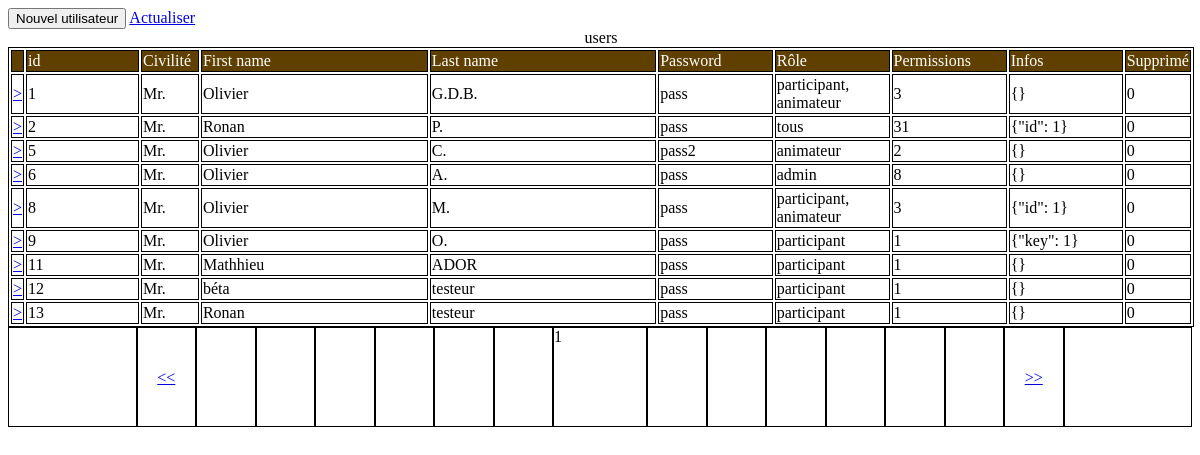
The page /users.php on the database its author committed.
### tables this page shows
CREATE TABLE IF NOT EXISTS `users` (
  `id` mediumint NOT NULL AUTO_INCREMENT,
  `greetings` varchar(20) DEFAULT NULL,
  `firstName` varchar(64) NOT NULL,
  `lastName` varchar(64) NOT NULL,
  `password` varchar(128) NOT NULL,
  `role` varchar(64) NOT NULL DEFAULT 'admin',
  `permissions` smallint NOT NULL DEFAULT '1',
  `infos` json DEFAULT NULL,
  `suppressed` tinyint(1) NOT NULL DEFAULT '0',
  PRIMARY KEY (`id`),
  UNIQUE KEY `name` (`firstName`,`lastName`)
);

### users.php (the view, shortened to what this page needs)
<!DOCTYPE html>
<html>
	<head>
	</head>
	<body>
		<button onclick="toggle('newRecord', 'hidden')">
			Nouvel utilisateur
		</button>
<?php
	if (array_key_exists('option', $_GET)) {
		$option = $_GET['option'];
	} else {
		$option = "";
	    }
	if (array_key_exists('num_page', $_GET)) {
		$num_page = $_GET['num_page'];
	} else {
		$num_page = "1";
	    }
	if (array_key_exists('lines_per_page', $_GET)) {
		$lines_per_page = $_GET['lines_per_page'];
	} else {
		$lines_per_page = "10";
	}
	?><a href="users.php?option=<?php echo $option?>&num_page=<?php echo $num_page?>&lines_per_page=<?php echo $lines_per_page?>">Actualiser</a>
	</form><?php
	$mac = get_cfg_var("MySQL_machine_name");
	$db = get_cfg_var("MySQL_database_name");
	$user = get_cfg_var("MySQL_user_name_admin");
	$pass = get_cfg_var("MySQL_password_admin");
	$cnx = new mysqli($mac, $user, $pass, $db);
		$sql = "SELECT COUNT(*) FROM users";
		if ($query = $cnx->query($sql)) {
			$result = $query->fetch_row();
			$nbr_pages = ($result[0] - $result[0] % $lines_per_page) / $lines_per_page + 1;
			if ($option == "last") {
				$skip_lines = ($nbr_pages-1) * $lines_per_page;
				$num_page = $nbr_pages;
			} else if ($option == "first") {
				$skip_lines = 0;
				$num_page = 1;
			} else {
				$skip_lines = (($num_page-1) * $lines_per_page);
			}
			$sql = "SELECT id, greetings, firstName, lastName, password, role, permissions, infos, suppressed FROM users" . " LIMIT " . strval($lines_per_page) . " OFFSET " . strval($skip_lines);
			if ($result = $cnx->query($sql)) {
				if ($result->num_rows > 0) {?>		<table>
								<caption>
									users
								</caption>
								<thead>
									<tr>
					<td>&nbsp;</td>
					<td style="width:10%">id</td>
					<td style="width:5%">Civilité</td>
					<td style="width:20%">First name</td>
					<td style="width:20%">Last name</td>
					<td style="width:10%">Password</td>
					<td style="width:10%">Rôle</td>
					<td style="width:10%">Permissions</td>
					<td style="width:10%">Infos</td>
					<td style="width:10%">Supprimé</td>
									</tr>
								</thead>
								<tbody>
					<?php
					$num_line = 1;
					while($row = $result->fetch_assoc()) {
						?><tr>
						<td><a href="#" onclick="toggle('record<?php echo $num_line?>', 'hidden')">&gt;</a></td>
						<td><?php echo htmlspecialchars($row['id']) ?></td>
						<td><?php echo htmlspecialchars($row['greetings']) ?></td>
						<td><?php echo htmlspecialchars($row['firstName']) ?></td>
						<td><?php echo htmlspecialchars($row['lastName']) ?></td>
						<td><?php echo htmlspecialchars($row['password']) ?></td>
						<td><?php echo htmlspecialchars($row['role']) ?></td>
						<td><?php echo htmlspecialchars($row['permissions']) ?></td>
						<td><?php echo htmlspecialchars($row['infos']) ?></td>
						<td><?php echo htmlspecialchars($row['suppressed']) ?></td>
						</tr>
						</form></td></tr><?php
						++$num_line;
						}
					?>			</tbody>
							</table>
				<?php
				}
			}
		}
		?>
		<div style="display:inline-flex;height:100px;width:100%"><div style="width:11%;border:1px solid black"></div><div style="width:5%;border:1px solid black"><div style="line-height:100px;height:100px;text-align:center"><a href="users.php?option=first&lines_per_page=<?php echo $lines_per_page?>">&lt;&lt;</a></div></div><div style="width:5%;border:1px solid black"></div><div style="width:5%;border:1px solid black"></div><div style="width:5%;border:1px solid black"></div><div style="width:5%;border:1px solid black"></div><div style="width:5%;border:1px solid black"></div><div style="width:5%;border:1px solid black"></div><div style="width:8%;border:1px solid black"><?php echo $num_page ?></div><div style="width:5%;border:1px solid black"></div><div style="width:5%;border:1px solid black"></div><div style="width:5%;border:1px solid black"></div><div style="width:5%;border:1px solid black"></div><div style="width:5%;border:1px solid black"></div><div style="width:5%;border:1px solid black"></div><div style="width:5%;border:1px solid black"><div style="line-height:100px;height:100px;text-align:center"><a href="users.php?option=last&lines_per_page=<?php echo $lines_per_page?>">&gt;&gt;</a></div></div><div style="width:11%;border:1px solid black"></div></div>
			</body>
		</html>

### users.php (style rules this page uses)
table { box-sizing: content-box; width: 100%; border: 1px solid black; }
th, thead { background-color: #604000; color: white; }
td { border: 1px solid black; }

### rows shown on the page
users: id "1", greetings "Mr.", firstName "Olivier", lastName "G.D.B.", password "pass", role "participant, animateur", permissions "3", infos "{}", suppressed "0"
users: id "2", greetings "Mr.", firstName "Ronan", lastName "P.", password "pass", role "tous", permissions "31", infos "{\"id\": 1}", suppressed "0"
users: id "5", greetings "Mr.", firstName "Olivier", lastName "C.", password "pass2", role "animateur", permissions "2", infos "{}", suppressed "0"
users: id "6", greetings "Mr.", firstName "Olivier", lastName "A.", password "pass", role "admin", permissions "8", infos "{}", suppressed "0"
users: id "8", greetings "Mr.", firstName "Olivier", lastName "M.", password "pass", role "participant, animateur", permissions "3", infos "{\"id\": 1}", suppressed "0"
users: id "9", greetings "Mr.", firstName "Olivier", lastName "O.", password "pass", role "participant", permissions "1", infos "{\"key\": 1}", suppressed "0"
users: id "11", greetings "Mr.", firstName "Mathhieu", lastName "ADOR", password "pass", role "participant", permissions "1", infos "{}", suppressed "0"
users: id "12", greetings "Mr.", firstName "béta", lastName "testeur", password "pass", role "participant", permissions "1", infos "{}", suppressed "0"
users: id "13", greetings "Mr.", firstName "Ronan", lastName "testeur", password "pass", role "participant", permissions "1", infos "{}", suppressed "0"

### other values the page prints
$num_page "1"
